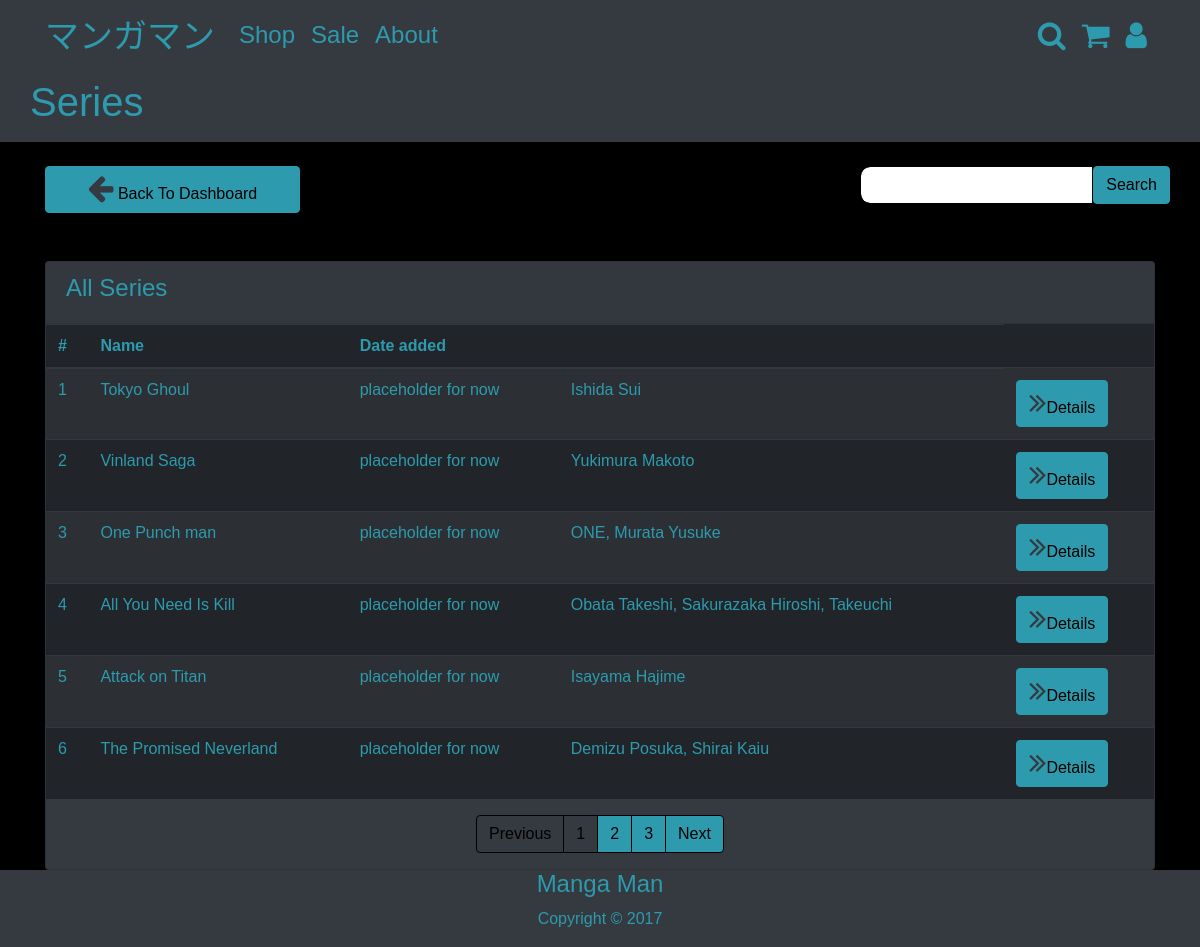
The app's page /series.php with its own data.
### tables this page shows
CREATE TABLE `series` (
  `series_id` int(11) NOT NULL,
  `primaryname` varchar(44) NOT NULL,
  `author` varchar(44) NOT NULL,
  `synopsis` varchar(1000) NOT NULL,
  `start_date` date NOT NULL,
  `end_date` date NOT NULL
);

### series.php (the view, shortened to what this page needs)
<?php
if (isset($_SESSION['aaa'])&& $_SESSION['aaa']=='admin') {
  include('includes/adminheader.php');
}
elseif (isset($_SESSION['aaa'])&& $_SESSION['aaa']=='user'){
  include('includes/userheader.php');
} else {
  include('includes/header.php');
}
?>
<section class="bg-dark">
<div class="container py-2">
  <div class="row">
    <div class="col-mb-6">
      <h1>Series</h1>
    </div>
  </div>
</div>
</section>
<section id="post" class="py-4 mb-4">
  <div class="container">
    <div class="row">
      <div class="col-md-3 mr-auto">
        <a href="admin_panel.php" class="btn btn-primary btn-block">
          <i class="fa fa-arrow-left"></i> Back To Dashboard
        </a>
      </div>
      <div class="col-md6 ml-auto">
        <div class="input-group">
          <input type="text" class="form-control" palceholder="Search">
          <span class="input-group-btn">
            <button class="btn btn-primary">Search</button>
          </span>
        </div>
      </div>
    </div>
  </div>
</section>
<section id="posts">
  <div class="container">
    <div class="row">
      <div class="col md-9">
        <div class="card bg-dark">
          <div class="card-header">
            <h4>All Series</h4>
          </div>
          <table class="table table-striped table-dark text-primary">
            <thead class="thead-inverse">
              <tr>
                <th>#</th>
                <th>Name</th>
                <th>Date added</th>
                <th></th>
              </tr>
            </thead>
            <tbody>
              <?php
              $series='SELECT * FROM series ORDER BY series_id ASC';
              $query = mysqli_query($connection,$series);
              while ($row = mysqli_fetch_array($query)) {
              echo '<tr>';
              echo '<td scope="row">'.$row['series_id'].'</td>';
              echo '<td>'.$row['primaryname'].'</td>';
              echo '<td>placeholder for now</td>';
              echo '<td>'.$row['author'].'</td>';
              echo '<td><a href="series_details.php?id='.$row['series_id'].'" class="btn btn-primary">
                <i class="fa fa-angle-double-right"></i>Details</a></td>';
              echo '</tr>';
              }
              ?>
            </tbody>
          </table>
          <nav>
            <ul class="pagination justify-content-center">
              <li class="page-item disabled">
                <a class="page-link" href="#" tabindex="-1">Previous</a>
              </li>
              <li class="page-item active"><a class="page-link" href="#">1</a></li>
              <li class="page-item"><a class="page-link" href="#">2</a></li>
              <li class="page-item"><a class="page-link" href="#">3</a></li>
              <li class="page-item">
                <a class="page-link" href="#">Next</a>
              </li>
            </ul>
          </nav>
        </div>
      </div>
    </div>
  </div>
</section>
<?php include('includes/footer.php'); ?>

### includes/header.php (shortened to what this page needs)
<html lang="en">
<head>
  <link rel="stylesheet" href="css/font-awesome.min.css">
  <link rel="stylesheet" href="css/bootstrap.css">
  <link rel="stylesheet" href="css/style.css">
</head>
<body>
  <section class="content">
    <nav class="navbar navbar-expand-sm py-0  bg-dark">
      <div class="container">
        <a class="navbar-brand" href="index.php"><img src="img/logo.svg"width="250" height="60" alt=""></a>
        <div class="collapse navbar-collapse" id="navbarCollapse">
          <ul class="navbar-nav">
            <li class="nav-item">
              <a class="nav-link" href="shop.php">Shop</a>
            </li>
            <li class="nav-item">
              <a class="nav-link" href="sale.php">Sale</a>
            </li>
            <li class="nav-item">
              <a class="nav-link" href="about.php">About</a>
            </li>
          </ul>
        </div>
        <ul class="navbar-nav">
          <li class="nav-item"><a class="nav-link" href="#"><i class="fa fa-search"></i></li></a>
          <li class="nav-item"><a class="nav-link" href="cart.php"><i class="fa fa-shopping-cart"></i></li></a>
          <li class="nav-item"><a class="nav-link" href="login.php"><i class="fa fa-user"></i></li></a>
        </ul>
      </div>
    </nav>

### includes/footer.php (shortened to what this page needs)
</section>
<footer>
<section id="main-footer" class="bg-dark">
  <div class="container">
    <div class="row">
      <div class="col text-center">
        <div>
        <h4>Manga Man</h4>
        <p>Copyright &copy; 2017</p>
        </div>
      </div>
    </div>
  </div>
</section>
</footer>
</body>
</html>

### css/style.css (style rules this page uses)
html { height: 100px; }
body { font-family: 'Zud Juice', Arial, sans-serif; font-weight: normal; font-style: normal; color: #2d9bad; background-color: #000000; height:100vh; display: flex; flex-direction:column; }
.navbar-brand img { position: relative; width: 170px; background-size: contain; }
.content { flex:1 0 auto; flex-grow: 1; flex-shrink: 0; flex-basis: auto; }
.fa { position: relative; font-size: 30px; color: #2d9bad; background-size: contain; }
#post .fa { color: #343a40; }
#posts .fa { color: #343a40; }
.nav-link { font-size: 24px; }
.form-control { border-radius: 10px; }
a { color: #2d9bad; }

### records on screen
series: series_id "1", primaryname "Tokyo Ghoul", author "Ishida Sui"
series: series_id "2", primaryname "Vinland Saga", author "Yukimura Makoto"
series: series_id "3", primaryname "One Punch man", author "ONE, Murata Yusuke"
series: series_id "4", primaryname "All You Need Is Kill", author "Obata Takeshi, Sakurazaka Hiroshi, Takeuchi"
series: series_id "5", primaryname "Attack on Titan", author "Isayama Hajime"
series: series_id "6", primaryname "The Promised Neverland", author "Demizu Posuka, Shirai Kaiu"
